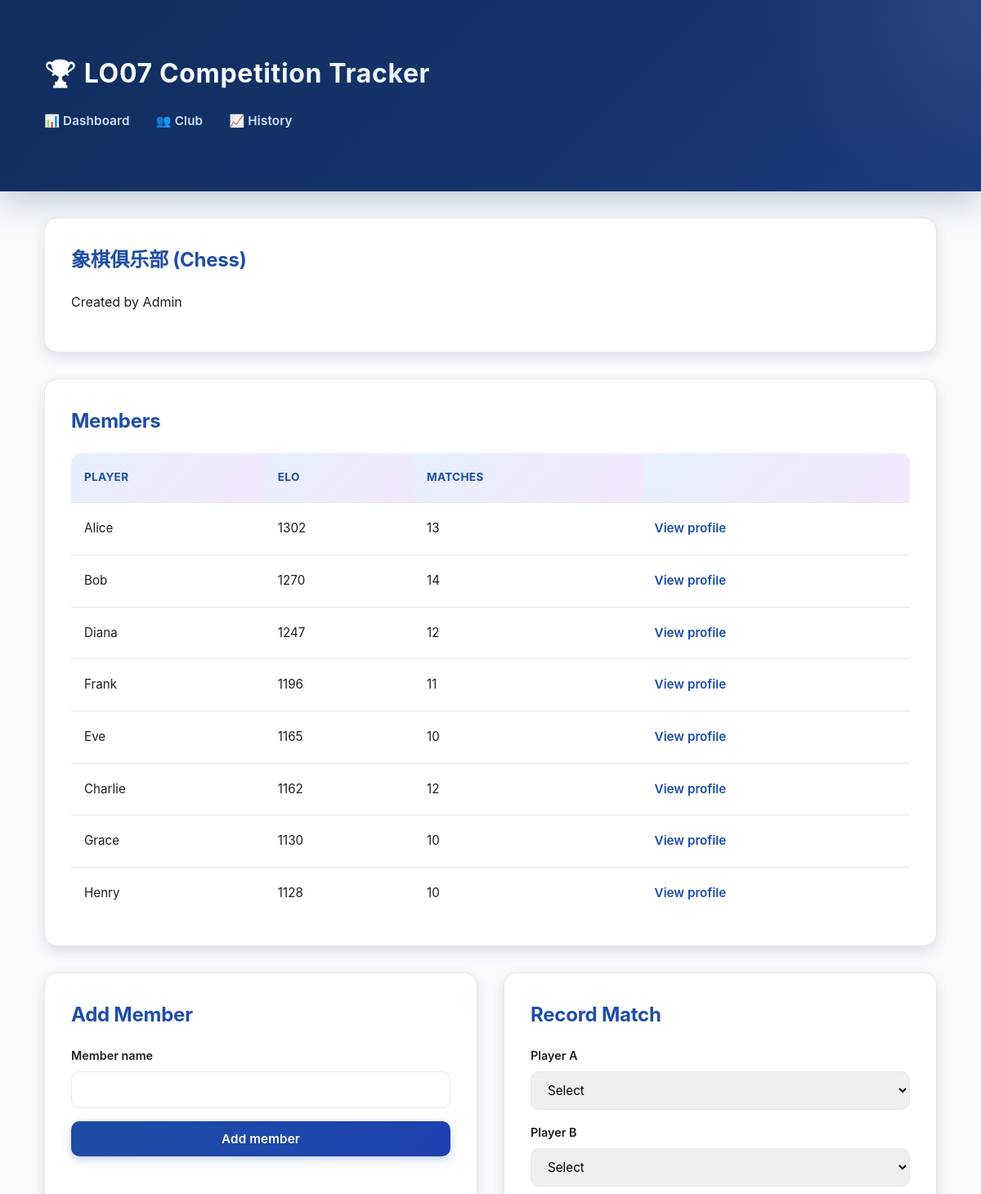
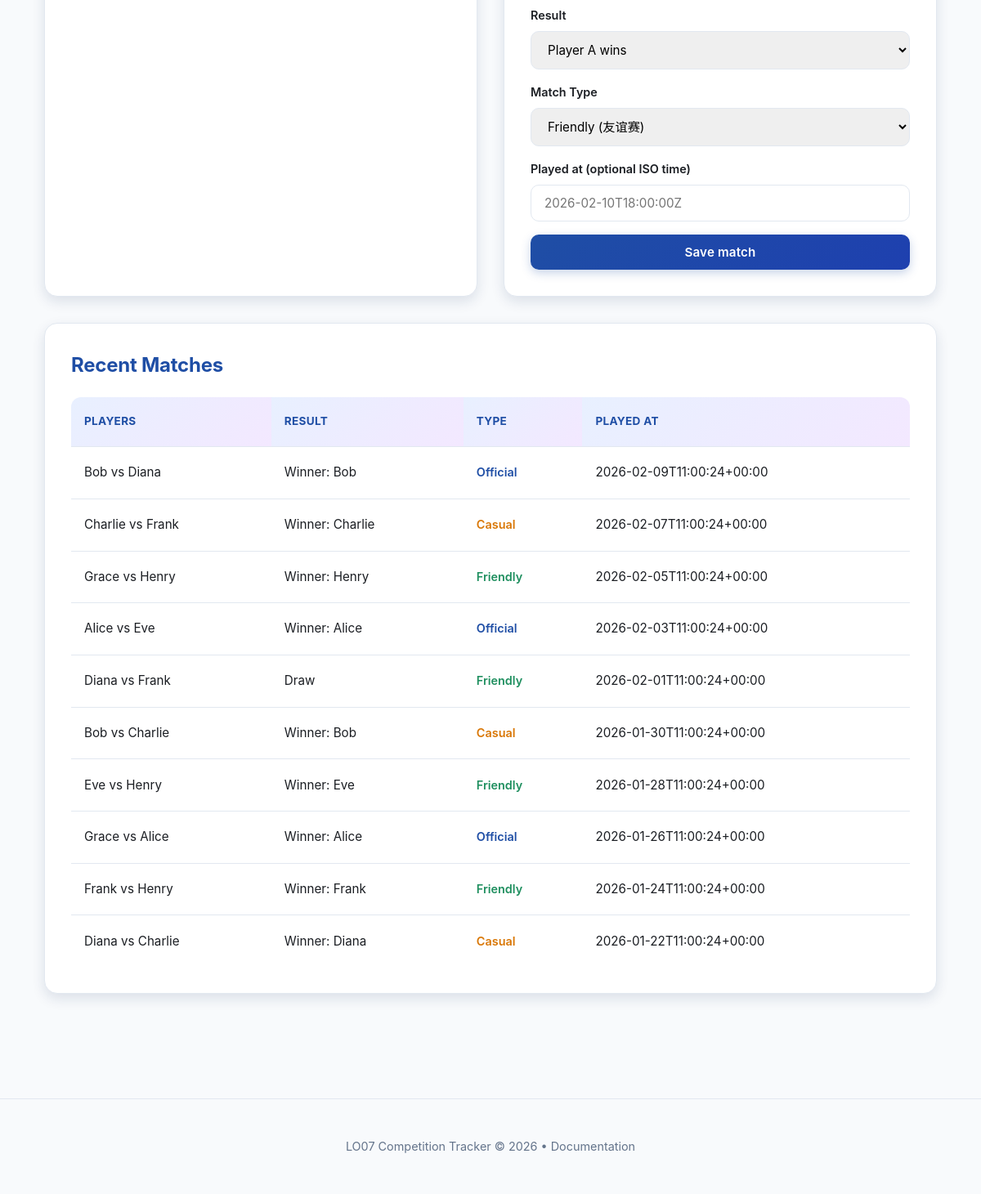
The app's page /club.php?club_id=1 with its own data (2 pictures, top to bottom).
### tables this page shows
CREATE TABLE clubs (
            id INTEGER PRIMARY KEY AUTOINCREMENT,
            name TEXT NOT NULL,
            sport TEXT NOT NULL,
            created_by INTEGER NOT NULL,
            created_at TEXT NOT NULL,
            FOREIGN KEY (created_by) REFERENCES users(id)
        );

CREATE TABLE users (
            id INTEGER PRIMARY KEY AUTOINCREMENT,
            username TEXT NOT NULL UNIQUE,
            created_at TEXT NOT NULL
        );

CREATE TABLE club_members (
            id INTEGER PRIMARY KEY AUTOINCREMENT,
            club_id INTEGER NOT NULL,
            user_id INTEGER NOT NULL,
            current_elo INTEGER NOT NULL,
            matches_played INTEGER NOT NULL DEFAULT 0,
            joined_at TEXT NOT NULL,
            UNIQUE (club_id, user_id),
            FOREIGN KEY (club_id) REFERENCES clubs(id) ON DELETE CASCADE,
            FOREIGN KEY (user_id) REFERENCES users(id) ON DELETE CASCADE
        );

CREATE TABLE matches (
            id INTEGER PRIMARY KEY AUTOINCREMENT,
            club_id INTEGER NOT NULL,
            player_a_id INTEGER NOT NULL,
            player_b_id INTEGER NOT NULL,
            winner_id INTEGER,
            is_draw INTEGER NOT NULL DEFAULT 0,
            match_type TEXT NOT NULL DEFAULT "friendly",
            played_at TEXT NOT NULL,
            FOREIGN KEY (club_id) REFERENCES clubs(id) ON DELETE CASCADE,
            FOREIGN KEY (player_a_id) REFERENCES users(id),
            FOREIGN KEY (player_b_id) REFERENCES users(id),
            FOREIGN KEY (winner_id) REFERENCES users(id)
        );

### public/club.php (called while the page is built, shortened)
<?php
require __DIR__ . '/../app/bootstrap.php';
$clubId = (int) ($_GET['club_id'] ?? 0);
$controller = new ClubController($repo, $eloService, $defaultElo);
$data = $controller->getClubData($clubId);
$club = $data['club'];
$members = $data['members'];
$matches = $data['matches'];
require __DIR__ . '/../app/views/club.php';
require __DIR__ . '/../app/views/layout.php';

### app/bootstrap.php (called while the page is built, shortened)
<?php
$config = require __DIR__ . '/config/config.php';
require __DIR__ . '/config/db.php';
require __DIR__ . '/models/Repository.php';
require __DIR__ . '/controllers/DashboardController.php';
require __DIR__ . '/controllers/ClubController.php';
$db = db_connect($config);
$repo = new Repository($db);
$eloService = new EloService($config['elo_k']);
$defaultElo = $config['default_elo'];

### app/controllers/ClubController.php (called while the page is built, shortened)
<?php
class ClubController
{
    private Repository $repo;
    public function __construct(Repository $repo, EloService $eloService, int $defaultElo)
    {
        $this->repo = $repo;
    }
    public function getClubData(int $clubId): array
    {
        return [
            'club' => $this->repo->getClub($clubId),
            'members' => $this->repo->listClubMembers($clubId),
            'matches' => $this->repo->listRecentMatchesByClub($clubId),
        ];
    }
}

### app/models/Repository.php (called while the page is built, shortened)
<?php
class Repository
{
    private PDO $db;
    public function __construct(PDO $db)
    {
        $this->db = $db;
    }
    public function getClub(int $clubId): ?array
    {
        $stmt = $this->db->prepare(
            'SELECT c.*, u.username AS creator_name
             FROM clubs c
             LEFT JOIN users u ON u.id = c.created_by
             WHERE c.id = :id'
        );
        $stmt->execute(['id' => $clubId]);
        $club = $stmt->fetch(PDO::FETCH_ASSOC);
        return $club ?: null;
    }
    public function listClubMembers(int $clubId): array
    {
        $stmt = $this->db->prepare(
            'SELECT u.id AS user_id, u.username, cm.current_elo, cm.matches_played
             FROM club_members cm
             JOIN users u ON u.id = cm.user_id
             WHERE cm.club_id = :club_id
             ORDER BY cm.current_elo DESC, u.username ASC'
        );
        $stmt->execute(['club_id' => $clubId]);
        return $stmt->fetchAll(PDO::FETCH_ASSOC);
    }
    public function listRecentMatchesByClub(int $clubId, int $limit = 10): array
    {
        $stmt = $this->db->prepare(
            'SELECT m.*, ua.username AS player_a_name, ub.username AS player_b_name,
                uw.username AS winner_name
             FROM matches m
             JOIN users ua ON ua.id = m.player_a_id
             JOIN users ub ON ub.id = m.player_b_id
             LEFT JOIN users uw ON uw.id = m.winner_id
             WHERE m.club_id = :club_id
             ORDER BY m.played_at DESC
             LIMIT :limit'
        );
        $stmt->bindValue('club_id', $clubId, PDO::PARAM_INT);
        $stmt->bindValue('limit', $limit, PDO::PARAM_INT);
        $stmt->execute();
        return $stmt->fetchAll(PDO::FETCH_ASSOC);
    }
}

### app/views/club.php (the view, shortened to what this page needs)
<section class="card">
    <h2><?php echo htmlspecialchars($club['name']); ?> (<?php echo htmlspecialchars($club['sport']); ?>)</h2>
    <p>Created by <?php echo htmlspecialchars($club['creator_name'] ?? ''); ?></p>
</section>
<section class="card">
    <h2>Members</h2>
    <?php if (empty($members)) : ?>
        <p>No members yet.</p>
    <?php else : ?>
        <div class="table-wrap">
            <table>
                <thead>
                <tr>
                    <th>Player</th>
                    <th>Elo</th>
                    <th>Matches</th>
                    <th></th>
                </tr>
                </thead>
                <tbody>
                <?php foreach ($members as $member) : ?>
                    <tr>
                        <td><?php echo htmlspecialchars($member['username']); ?></td>
                        <td><?php echo (int) $member['current_elo']; ?></td>
                        <td><?php echo (int) $member['matches_played']; ?></td>
                        <td>
                            <a class="link" href="member.php?club_id=<?php echo (int) $club['id']; ?>&user_id=<?php echo (int) $member['user_id']; ?>">
                                View profile
                            </a>
                        </td>
                    </tr>
                <?php endforeach; ?>
                </tbody>
            </table>
        </div>
    <?php endif; ?>
</section>
<section class="grid-2">
    <div class="card">
        <h2>Add Member</h2>
        <form method="post" class="form-grid">
            <label>
                Member name
                <input type="text" name="member_name" required>
            </label>
            <button type="submit">Add member</button>
        </form>
    </div>
    <div class="card">
        <h2>Record Match</h2>
        <form method="post" class="form-grid" data-confirm="Record match and update Elo?">
            <label>
                Player A
                <select name="player_a" required>
                    <option value="">Select</option>
                </select>
            </label>
            <label>
                Player B
                <select name="player_b" required>
                    <option value="">Select</option>
                </select>
            </label>
            <label>
                Result
                <select name="result" required>
                    <option value="A">Player A wins</option>
                </select>
            </label>
            <label>
                Match Type
                <select name="match_type">
                    <option value="friendly">Friendly (友谊赛)</option>
                </select>
            </label>
            <label>
                Played at (optional ISO time)
                <input type="text" name="played_at" placeholder="2026-02-10T18:00:00Z">
            </label>
            <button type="submit">Save match</button>
        </form>
    </div>
</section>
<section class="card">
    <h2>Recent Matches</h2>
    <?php if (empty($matches)) : ?>
        <p>No matches yet.</p>
    <?php else : ?>
        <div class="table-wrap">
            <table>
                <thead>
                <tr>
                    <th>Players</th>
                    <th>Result</th>
                    <th>Type</th>
                    <th>Played at</th>
                </tr>
                </thead>
                <tbody>
                <?php foreach ($matches as $match) : ?>
                    <?php
                    $typeLabel = match($match['match_type'] ?? 'friendly') {
                        'official' => 'Official',
                        'casual' => 'Casual',
                        default => 'Friendly'
                    };
                    $typeColor = match($match['match_type'] ?? 'friendly') {
                        'official' => 'var(--blue)',
                        'casual' => 'var(--amber)',
                        default => 'var(--green)'
                    };
                    ?>
                    <tr>
                        <td>
                            <?php echo htmlspecialchars($match['player_a_name']); ?>
                            vs
                            <?php echo htmlspecialchars($match['player_b_name']); ?>
                        </td>
                        <td>
                            <?php if ((int) $match['is_draw'] === 1) : ?>
                                Draw
                            <?php else : ?>
                                Winner: <?php echo htmlspecialchars($match['winner_name'] ?? ''); ?>
                            <?php endif; ?>
                        </td>
                        <td>
                            <span style="
                                color: <?php echo $typeColor; ?>;
                                font-weight: 600;
                                font-size: 0.9rem;
                            ">
                                <?php echo $typeLabel; ?>
                            </span>
                        </td>
                        <td><?php echo htmlspecialchars($match['played_at']); ?></td>
                    </tr>
                <?php endforeach; ?>
                </tbody>
            </table>
        </div>
    <?php endif; ?>
</section>

### public/assets/styles.css (style rules this page uses)
:root { --blue: #1f4ea5; --blue-light: #e8f0ff; --green: #1f8f5f; --green-light: #e8f5ef; --red: #c13b2a; --red-light: #ffe8e5; --amber: #d97706; --amber-light: #fef3e2; --purple: #7c3aed; --purple-light: #f3e8ff; --sky: #0284c7; --sky-light: #e0f2fe; --bg: #f8fafc; --bg-dark: #1e293b; --card: #ffffff; --text: #1b1e23; --muted: #64748b; --border: #e2e8f0; --shadow-sm: 0 2px 6px rgba(15, 45, 92, 0.08); --shadow-md: 0 6px 16px rgba(15, 45, 92, 0.12); --shadow-lg: 0 12px 32px rgba(15, 45, 92, 0.15); }
* { box-sizing: border-box; }
body { margin: 0; font-family: -apple-system, BlinkMacSystemFont, "Segoe UI", "Helvetica Neue", sans-serif; color: var(--text); background: var(--bg); line-height: 1.6; }
.card { background: var(--card); border-radius: 16px; padding: 2rem; margin-bottom: 2rem; box-shadow: var(--shadow-md); transition: all 0.3s ease; border: 1px solid var(--border); position: relative; overflow: hidden; }
.card::before { content: ''; position: absolute; top: 0; left: 0; right: 0; height: 4px; background: linear-gradient(90deg, var(--blue), var(--purple), var(--sky)); transform: scaleX(0); transform-origin: left; transition: transform 0.3s ease; }
.card h2 { margin: 0 0 1.2rem; font-size: 1.5rem; color: var(--blue); font-weight: 700; letter-spacing: -0.01em; }
.grid-2 { display: grid; grid-template-columns: repeat(auto-fit, minmax(280px, 1fr)); gap: 2rem; }
.form-grid { display: grid; gap: 1rem; }
label { display: grid; gap: 0.5rem; font-size: 0.9rem; color: var(--text); font-weight: 600; }
input, select, button { padding: 0.75rem 1rem; border-radius: 10px; border: 1.5px solid var(--border); font-size: 0.95rem; font-family: inherit; transition: all 0.3s ease; }
button { background: linear-gradient(135deg, var(--blue) 0%, #1e40af 100%); color: white; border: none; cursor: pointer; font-weight: 600; letter-spacing: 0.01em; box-shadow: 0 4px 12px rgba(31, 78, 165, 0.25); }
.table-wrap { overflow-x: auto; }
table { width: 100%; border-collapse: collapse; background: var(--card); border-radius: 12px; overflow: hidden; }
th, td { text-align: left; padding: 1.2rem 1rem; border-bottom: 1px solid var(--border); font-size: 0.95rem; line-height: 1.6; }
th { background: linear-gradient(135deg, var(--blue-light) 0%, var(--purple-light) 100%); color: var(--blue); font-weight: 700; letter-spacing: 0.02em; text-transform: uppercase; font-size: 0.85rem; }
tbody tr { transition: all 0.2s ease; }
tbody tr:last-child td { border-bottom: none; }
.link { color: var(--blue); font-weight: 600; text-decoration: none; transition: all 0.2s ease; border-bottom: 2px solid transparent; padding-bottom: 2px; }

### records on screen
clubs: name "象棋俱乐部", sport "Chess", created_by.username "Admin"
club_members: user.username "Alice", current_elo "1302", matches_played "13"
club_members: user.username "Bob", current_elo "1270", matches_played "14"
club_members: user.username "Diana", current_elo "1247", matches_played "12"
club_members: user.username "Frank", current_elo "1196", matches_played "11"
club_members: user.username "Eve", current_elo "1165", matches_played "10"
club_members: user.username "Charlie", current_elo "1162", matches_played "12"
club_members: user.username "Grace", current_elo "1130", matches_played "10"
club_members: user.username "Henry", current_elo "1128", matches_played "10"
matches: player_a_name "Bob", player_b_name "Diana", winner_name "Bob", match_type "Official", played_at "2026-02-09T11:00:24+00:00"
matches: player_a_name "Charlie", player_b_name "Frank", winner_name "Charlie", match_type "Casual", played_at "2026-02-07T11:00:24+00:00"
matches: player_a_name "Grace", player_b_name "Henry", winner_name "Henry", match_type "Friendly", played_at "2026-02-05T11:00:24+00:00"
matches: player_a_name "Alice", player_b_name "Eve", winner_name "Alice", match_type "Official", played_at "2026-02-03T11:00:24+00:00"
matches: player_a_name "Diana", player_b_name "Frank", is_draw "Draw", match_type "Friendly", played_at "2026-02-01T11:00:24+00:00"
matches: player_a_name "Bob", player_b_name "Charlie", winner_name "Bob", match_type "Casual", played_at "2026-01-30T11:00:24+00:00"
matches: player_a_name "Eve", player_b_name "Henry", winner_name "Eve", match_type "Friendly", played_at "2026-01-28T11:00:24+00:00"
matches: player_a_name "Grace", player_b_name "Alice", winner_name "Alice", match_type "Official", played_at "2026-01-26T11:00:24+00:00"
matches: player_a_name "Frank", player_b_name "Henry", winner_name "Frank", match_type "Friendly", played_at "2026-01-24T11:00:24+00:00"
matches: player_a_name "Diana", player_b_name "Charlie", winner_name "Diana", match_type "Casual", played_at "2026-01-22T11:00:24+00:00"
